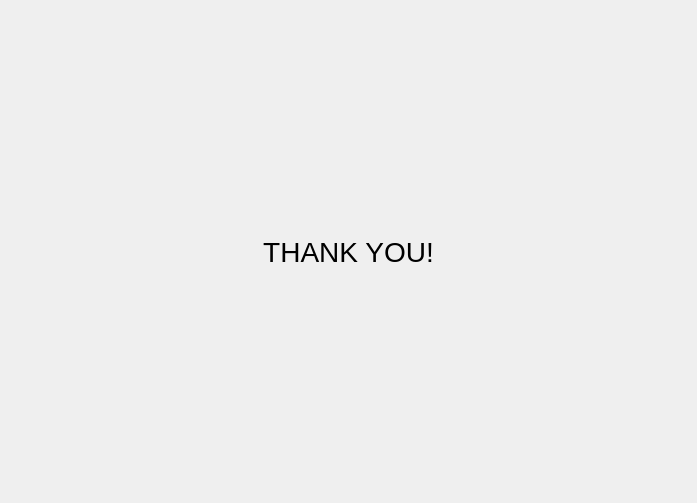
<?xml version="1.0" encoding="UTF-8"?>
<ui version="4.0">
 <class>wFinish</class>
 <widget class="QWidget" name="wFinish">
  <property name="geometry">
   <rect>
    <x>0</x>
    <y>0</y>
    <width>697</width>
    <height>503</height>
   </rect>
  </property>
  <property name="windowTitle">
   <string>Form</string>
  </property>
  <layout class="QVBoxLayout" name="verticalLayout">
   <item>
    <widget class="QLabel" name="label">
     <property name="font">
      <font>
       <pointsize>21</pointsize>
      </font>
     </property>
     <property name="text">
      <string>THANK YOU!</string>
     </property>
     <property name="alignment">
      <set>Qt::AlignCenter</set>
     </property>
    </widget>
   </item>
  </layout>
 </widget>
 <resources/>
 <connections/>
</ui>
